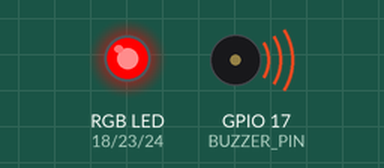
Recording of a program running on a simulated Raspberry Pi (BCM pin numbers). Parts: an RGB LED mixed from three pins (HIGH = lit), buzzer (waves = sounding). At 28.2 s the program stops and its outputs stay as they are.

Above: at 0.1 s.
At 3.7 s:
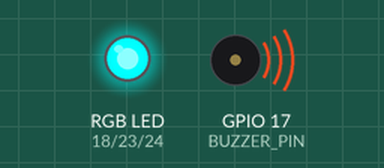
At 6.6 s:
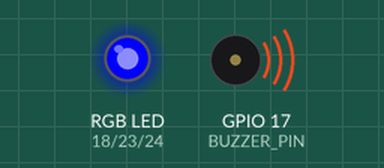
At 13.1 s:
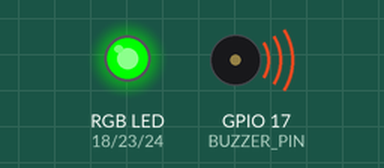
At 21.3 s:
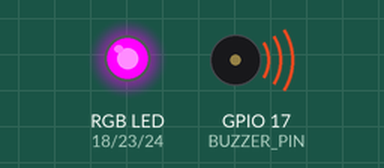
At 28.2 s:
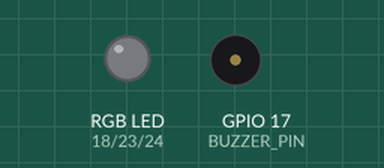
Timing chart, 0 to 29.7 s (numbered marks = the images above):
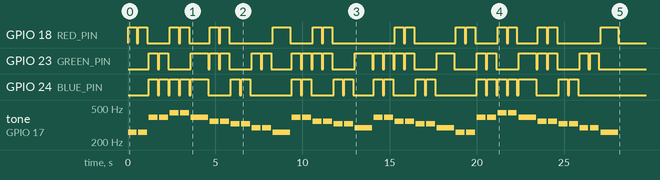

The program:

buzzer_melody_smallstar_rgb.py
```python
import RPi.GPIO as GPIO
import time

# 핀 번호 설정
BLUE_PIN =24
GREEN_PIN =23
RED_PIN =18
BUZZER_PIN =17

# GPIO 설정 함수
def setup_gpio():
  GPIO.setmode(GPIO.BCM)
  GPIO.setup(BLUE_PIN, GPIO.OUT, initial = GPIO.LOW)
  GPIO.setup(GREEN_PIN, GPIO.OUT, initial = GPIO.LOW)
  GPIO.setup(RED_PIN, GPIO.OUT, initial = GPIO.LOW)
  GPIO.setup(BUZZER_PIN, GPIO.OUT)

setup_gpio()

pwm =None
# PWM 인스턴스 생성 및 초기 주파수(100Hz) 설정
pwm = GPIO.PWM(BUZZER_PIN, 100)
pwm.start(0)

# 주요 음표의 주파수 (단위: Hz)
notes = {
  'C4': 261.63, #도
  'D4': 293.66, #레
  'E4': 329.63, #미
  'F4': 349.23, #파
  'G4': 392.00, #솔
  'A4': 440.00, #라
  'B4': 493.88, #시
  'C5': 523.25 # 추가된 높은 도 음표
}

# 각 음표에 대한 RGB 값 설정
colors = {
    'C4': (1, 0, 0),  # 빨강
    'D4': (0, 1, 0),  # 초록
    'E4': (0, 0, 1),  # 파랑
    'F4': (1, 1, 0),  # 노랑
    'G4': (0, 1, 1),  # 하늘
    'A4': (1, 0, 1),  # 보라
    'B4': (1, 1, 1),  # 흰색
    'C5': (1, 0, 0)   # 빨강
}

def set_color(r, g, b):
  GPIO.output(RED_PIN, r)
  GPIO.output(GREEN_PIN, g)
  GPIO.output(BLUE_PIN, b)

# 간단한 멜로디 (음표와 지속 시간)
melody = [('C4', 0.5), ('C4', 0.5), ('G4', 0.5), ('G4', 0.5), ('A4', 0.5), ('A4', 0.5), ('G4', 1),
('F4', 0.5), ('F4', 0.5), ('E4', 0.5), ('E4', 0.5), ('D4', 0.5), ('D4', 0.5), ('C4', 1),
('G4', 0.5), ('G4', 0.5), ('F4', 0.5), ('F4', 0.5), ('E4', 0.5), ('E4', 0.5), ('D4', 1),
('G4', 0.5), ('G4', 0.5), ('F4', 0.5), ('F4', 0.5), ('E4', 0.5), ('E4', 0.5), ('D4', 1),
('C4', 0.5), ('C4', 0.5), ('G4', 0.5), ('G4', 0.5), ('A4', 0.5), ('A4', 0.5), ('G4', 1),
('F4', 0.5), ('F4', 0.5), ('E4', 0.5), ('E4', 0.5), ('D4', 0.5), ('D4', 0.5), ('C4', 1)
]

def play(note, duration):
  pwm.ChangeFrequency(notes[note])
  pwm.ChangeDutyCycle(50) # 켜짐
  set_color(*colors[note]) # LED 색상 변경

  time.sleep(duration) # 음표 지속 시간
  pwm.ChangeDutyCycle(0) # 꺼짐
  set_color(0, 0, 0) # LED 끄기

try:
  for note, duration in melody:
    play(note, duration)
    time.sleep(0.1) # 음표 사이의 간격
except KeyboardInterrupt:
        # Ctrl+C 눌렀을 때 실행 종료
  pass
finally:
  if pwm is not None:
    try:
      pwm.stop()
    except:
      pass
    del pwm
  GPIO.cleanup()
```

Measured:
- by itself, GPIO 18 (RED_PIN): LOW → HIGH at 0.00 s, → LOW 0.50 s later, → HIGH 0.10 s later, → LOW 0.50 s later, … (36 changes in this stretch)
- by itself, GPIO 23 (GREEN_PIN): LOW → HIGH at 1.2 s, → LOW 0.50 s later, → HIGH 0.10 s later, → LOW 0.50 s later, … (48 changes in this stretch)
- by itself, GPIO 24 (BLUE_PIN): LOW → HIGH at 1.2 s, → LOW 0.50 s later, → HIGH 0.10 s later, → LOW 0.50 s later, … (44 changes in this stretch)
- by itself, tone on GPIO 17 (BUZZER_PIN): plays 261 Hz for 0.50 s, 261 Hz for 0.50 s, 392 Hz for 0.50 s, 392 Hz for 0.50 s, 440 Hz for 0.50 s, 440 Hz for 0.50 s … (42 notes in this stretch)
